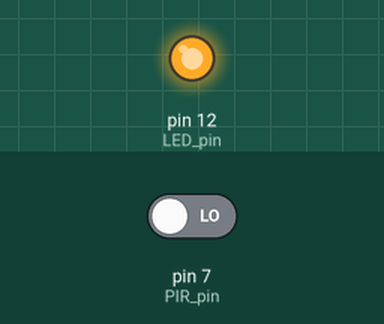
The sketch below on a simulated Arduino Uno, built with avr-gcc and run on an emulated ATmega328P. Parts: output pins drawn as LEDs (lit = HIGH). Inputs (shaded band) come from the test bench; at power-on: pin 7 (PIR_pin) LOW. What the sketch prints to the serial monitor is not drawn.

Above: at 1.2 s.
1.3 s: pin 7 (PIR_pin) driven HIGH
At 2.5 s:
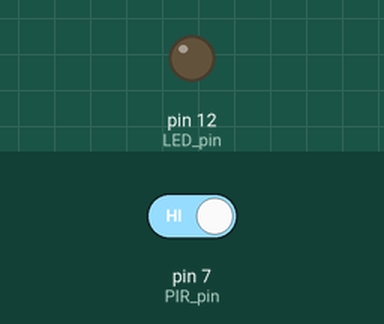
2.8 s: pin 7 (PIR_pin) driven LOW
At 3.9 s:
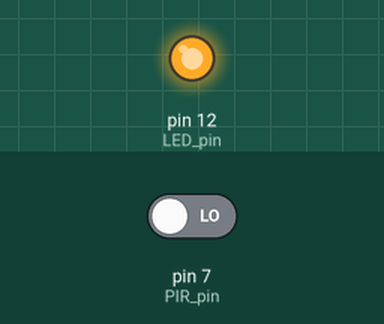
Timing chart, 0 to 5.8 s (numbered marks = the images above; inputs shaded):
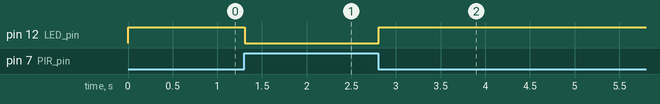

The sketch:

PIR.ino
```cpp
int PIR_pin = 7;
int LED_pin = 12;
void setup()
{
  pinMode(PIR_pin,INPUT);
  pinMode(LED_pin,OUTPUT);
  Serial.begin(9600);
}

void loop() {
  int var1 = digitalRead( PIR_pin);
  Serial.println(var1);
  if (var1 == 1)
  {
    digitalWrite(LED_pin, LOW);
  }
  else
  {
    digitalWrite(LED_pin, HIGH);
    }
}
```

Measured:
- after the input at 1.3 s, pin 12 (LED_pin): HIGH → LOW at once
- after the input at 2.8 s, pin 12 (LED_pin): LOW → HIGH at once
